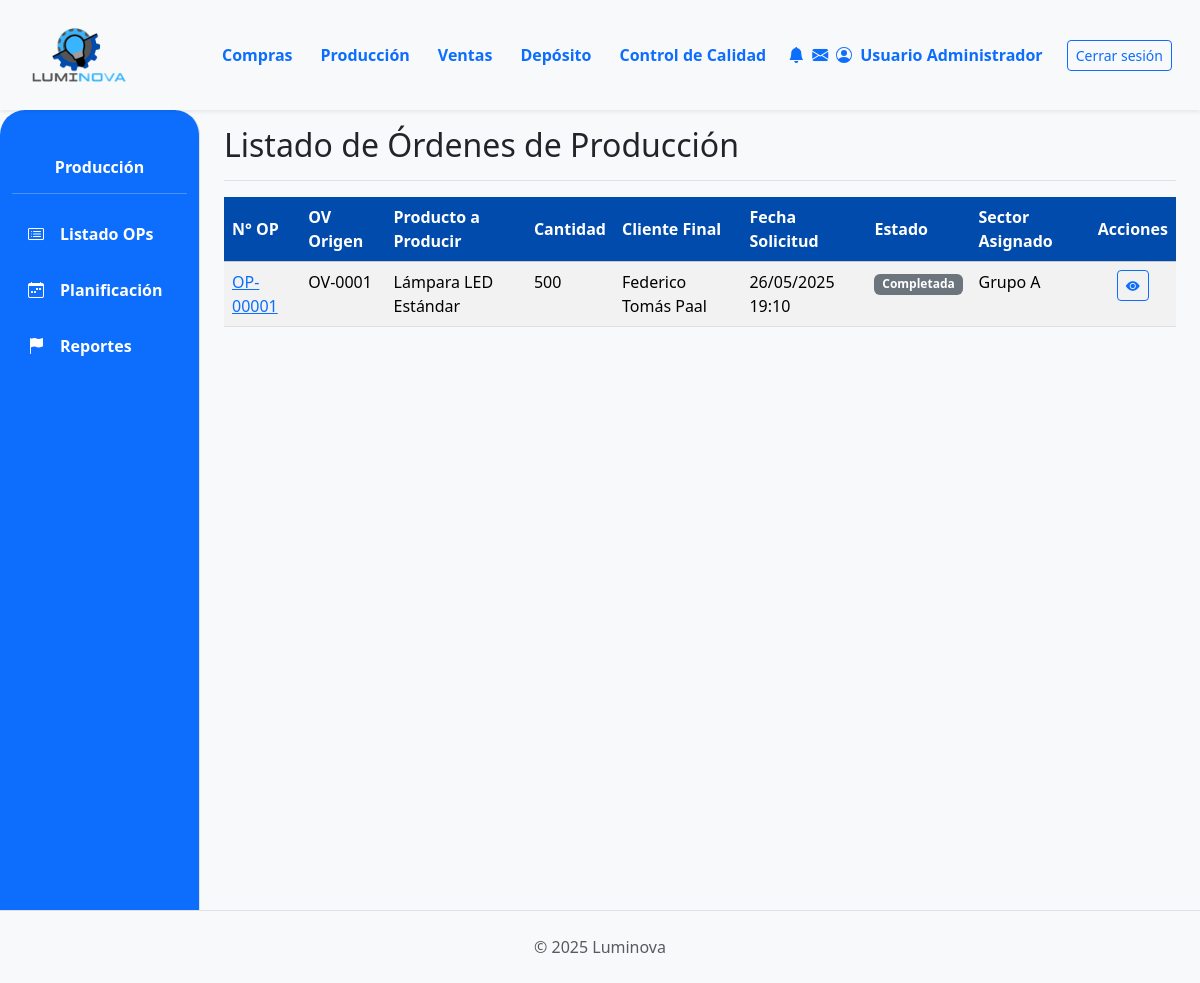
Page /produccion/ (signed in) on the committed database.
### App_LUMINOVA/models.py (models this page shows, shortened)
class OrdenProduccion(models.Model):
    numero_op = models.CharField(max_length=20, unique=True, verbose_name="N° Orden de Producción") # Cambiado de numero_orden
    orden_venta_origen = models.ForeignKey(OrdenVenta, on_delete=models.SET_NULL, null=True, blank=True, related_name='ops_generadas')
    producto_a_producir = models.ForeignKey(ProductoTerminado, on_delete=models.PROTECT, related_name="ordenes_produccion") # Cambiado related_name
    cantidad_a_producir = models.PositiveIntegerField() # Cambiado de cantidad_prod
    estado_op = models.ForeignKey(EstadoOrden, on_delete=models.SET_NULL, null=True, blank=True, related_name='ops_estado') # Cambiado related_name
    fecha_solicitud = models.DateTimeField(default=timezone.now) # Añadido
    fecha_inicio_real = models.DateTimeField(null=True, blank=True)
    fecha_inicio_planificada = models.DateField(null=True, blank=True) # Cambiado de fecha_inicio
    fecha_fin_real = models.DateTimeField(null=True, blank=True)
    fecha_fin_planificada = models.DateField(null=True, blank=True) # Añadido
    sector_asignado_op = models.ForeignKey(SectorAsignado, on_delete=models.SET_NULL, null=True, blank=True, related_name='ops_sector') # Cambiado related_name
    notas = models.TextField(null=True, blank=True, verbose_name='Notas') # Añadido

class OrdenVenta(models.Model): # NUEVO: Específico para Ventas
    ESTADO_CHOICES = [
        ('PENDIENTE', 'Pendiente Confirmación'),
        ('CONFIRMADA', 'Confirmada (Esperando Producción)'),
        ('INSUMOS_SOLICITADOS', 'Insumos Solicitados'),
        ('PRODUCCION_INICIADA', 'Producción Iniciada'), # NUEVO
        ('PRODUCCION_PARCIAL', 'Producción Parcial'), # Opcional
        ('PRODUCCION_CON_PROBLEMAS', 'Producción con Problemas'), # NUEVO
        ('LISTA_ENTREGA', 'Lista para Entrega'),
        ('COMPLETADA', 'Completada/Entregada'),
        ('CANCELADA', 'Cancelada'),
    ]
    numero_ov = models.CharField(max_length=20, unique=True, verbose_name="N° Orden de Venta")
    cliente = models.ForeignKey(Cliente, on_delete=models.PROTECT, related_name="ordenes_venta")
    fecha_creacion = models.DateTimeField(default=timezone.now)
    estado = models.CharField(max_length=50, choices=ESTADO_CHOICES, default='PENDIENTE')
    total_ov = models.DecimalField(max_digits=12, decimal_places=2, default=0.00, verbose_name="Total OV")
    notas = models.TextField(blank=True, null=True)

class ProductoTerminado(models.Model):
    descripcion = models.CharField(max_length=255) # Aumentado max_length
    categoria = models.ForeignKey(CategoriaProductoTerminado, on_delete=models.PROTECT, related_name='productos_terminados')
    precio_unitario = models.DecimalField(max_digits=10, decimal_places=2, default=0.00)
    stock = models.IntegerField(default=0)
    modelo = models.CharField(max_length=50, blank=True, null=True)
    potencia = models.IntegerField(blank=True, null=True)
    acabado = models.CharField(max_length=50, blank=True, null=True)
    color_luz = models.CharField(max_length=50, blank=True, null=True)
    material = models.CharField(max_length=50, blank=True, null=True)
    imagen = models.ImageField(null=True, blank=True, upload_to='productos_terminados/')

class Cliente(models.Model):
    nombre = models.CharField(max_length=150, unique=True) # Aumentado max_length
    direccion = models.TextField(blank=True)
    telefono = models.CharField(max_length=25, blank=True) # Aumentado max_length
    email = models.EmailField(unique=True, null=True, blank=True)

class EstadoOrden(models.Model): # Renombrar a EstadoOrdenProduccion o similar si es solo para OP
    nombre = models.CharField(max_length=50, unique=True) # Ej: Pendiente, En Proceso, Terminado

class SectorAsignado(models.Model): # También, si es para OP, `SectorProduccion` sería más claro.
    nombre = models.CharField(max_length=50, unique=True) # Ej: Grupo A, Taller Principal

### App_LUMINOVA/views.py (the view)
# urls.py: path('produccion/', produccion_lista_op_view, name='produccion_principal'), # La lista de OPs es la vista principal
@login_required
def produccion_lista_op_view(request):
    ordenes_prod = OrdenProduccion.objects.select_related(
        'producto_a_producir__categoria',
        'orden_venta_origen__cliente', # Para obtener el cliente
        'estado_op', # Nombre del campo en tu modelo OP
        'sector_asignado_op'  # Nombre del campo en tu modelo OP
    ).order_by('-fecha_solicitud')
    context = {
        'ordenes_produccion_list': ordenes_prod,
        'titulo_seccion': 'Listado de Órdenes de Producción',
        'form_update_op': OrdenProduccionUpdateForm(), # Para el modal de edición
    }
    return render(request, 'produccion/produccion_lista_op.html', context)

### App_LUMINOVA/templates/produccion/produccion_lista_op.html (shortened to what this page needs)
{% extends 'padre.html' %}
{% load static %}
{% load django_bootstrap5 %}
{% block sidebar_content %}
    {% include 'produccion/produccion_sidebar.html' %}
{% endblock %}
{% block content %}
<div class="d-flex justify-content-between flex-wrap flex-md-nowrap align-items-center pt-3 pb-2 mb-3 border-bottom">
    <h1 class="h2">{{ titulo_seccion }}</h1>
</div>
<div class="table-responsive mt-3">
    <table class="table table-striped table-hover">
        <thead class="table-light">
            <tr>
                <th class="align-middle color-thead">N° OP</th>
                <th class="align-middle color-thead">OV Origen</th>
                <th class="align-middle color-thead">Producto a Producir</th>
                <th class=" align-middle color-thead">Cantidad</th>
                <th class="align-middle color-thead">Cliente Final</th>
                <th class="align-middle color-thead">Fecha Solicitud</th>
                <th class="align-middle color-thead">Estado</th>
                <th class="align-middle color-thead">Sector Asignado</th>
                <th class="text-center align-middle color-thead">Acciones</th>
            </tr>
        </thead>
        <tbody>
            {% for op in ordenes_produccion_list %}
            <tr id="op-{{ op.id }}">
                <td><a href="{% url 'App_LUMINOVA:produccion_detalle_op' op.id %}">{{ op.numero_op }}</a></td>
                <td>
                    {% if op.orden_venta_origen %}
                        {{ op.orden_venta_origen.numero_ov }}
                    {% else %}
                        N/A (Manual)
                    {% endif %}
                </td>
                <td>{{ op.producto_a_producir.descripcion|truncatechars:30|default:"PRODUCTO NO ASIGNADO" }}</td>
                <td>{{ op.cantidad_a_producir }}</td>
                <td>{{ op.orden_venta_origen.cliente.nombre|default_if_none:"N/A" }}</td>
                <td>{{ op.fecha_solicitud|date:"d/m/Y H:i" }}</td>
                <td>
                    <span class="badge
                        {% if op.estado_op.nombre|lower == 'pendiente' %}bg-warning text-dark
                        {% elif op.estado_op.nombre|lower == 'en proceso' %}bg-primary
                        {% elif op.estado_op.nombre|lower == 'terminado' %}bg-success
                        {% elif op.estado_op.nombre|lower == 'cancelado' %}bg-danger
                        {% elif op.estado_op.nombre|lower == 'insumos solicitados' %}bg-info
                        {% else %}bg-secondary{% endif %}">
                        {{ op.estado_op.nombre|default_if_none:"Sin estado" }}
                    </span>
                </td>
                <td>{{ op.sector_asignado_op.nombre|default_if_none:"No asignado" }}</td>
                <td class="text-center">
                    <a href="{% url 'App_LUMINOVA:produccion_detalle_op' op.id %}" class="btn btn-sm btn-outline-primary" title="Ver/Gestionar OP">
                        <i class="bi bi-eye-fill"></i>
                    </a>
                </td>
            </tr>
            {% empty %}
            <tr>
                <td colspan="9" class="text-center fst-italic text-muted">No hay órdenes de producción registradas.</td>
            </tr>
            {% endfor %}
        </tbody>
    </table>
</div>
{% endblock %}

### App_LUMINOVA/static/css/custom.css (style rules this page uses)
.color-thead { background-color: #014BAC !important; color: white !important; }

### rows in the picture
OrdenProduccion: numero_op "OP-00001", orden_venta_origen.numero_ov "OV-0001", producto_a_producir.descripcion "Lámpara LED Estándar", cantidad_a_producir "500", orden_venta_origen.cliente.nombre "Federico Tomás Paal", fecha_solicitud "26/05/2025 19:10", estado_op.nombre "Completada", sector_asignado_op.nombre "Grupo A"

### other values in the picture
{{ titulo_seccion }} "Listado de Órdenes de Producción"
